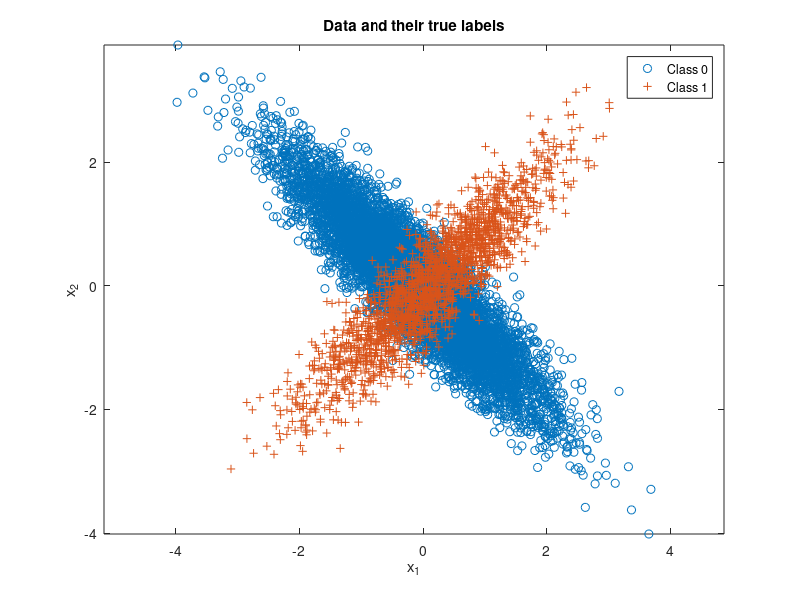

This chart was generated by the following MATLAB code: (Note: this script raises an error after producing the figure.)
% Expected risk minimization with 2 classes
clear all, close all,

n = 2; % number of feature dimensions
N = 10000; % number of iid samples
mu(:,1) = [-0.1;0]; mu(:,2) = [0.1;0];
Sigma(:,:,1) = [1 -0.9;-0.9 1]; Sigma(:,:,2) = [1 0.9;0.9 1];
p = [0.8 0.2]; % class priors for labels 0 and 1 respectively
label = rand(1,N) >= p(1); %generate N number of sample and compare with 0.8, if >= 0.8, then it falls in label 1 region, label 0 region otherwise.
Nc = [length(find(label==0)),length(find(label==1))]; % number of samples from each class, Nc(1) is # of label 0, Nc(2) is # of label 1.
x = zeros(n,N); % save up space, 2x10000 of zeros (nxN)
lambda = [0 1;1 0];
% Draw samples from each class pdf
for L = 0:1
    x(:,label==L) = mvnrnd(mu(:,L+1),Sigma(:,:,L+1),Nc(L+1))'; %x(:,label==L):store generated column vector in where label is 0 or 1, very compact. Each column in x is a mvrnd vector.
end
%graph generated class 0 and class 1 vector
figure(1), clf, %create fig 2 and clear fig window
plot(x(1,label==0),x(2,label==0),'o'), hold on, %hold on retains plots in the current axes so that new plots added to the axes do not delete existing plots. 
plot(x(1,label==1),x(2,label==1),'+'), axis equal, %axis equal sets the aspect ratio so that the data units are the same in every direction.
legend('Class 0','Class 1'), 
title('Data and their true labels'),
xlabel('x_1'), ylabel('x_2'),

discriminantScore = log(evalGaussian(x,mu(:,2),Sigma(:,:,2)))-log(evalGaussian(x,mu(:,1),Sigma(:,:,1)));
sortedScores = sort(discriminantScore);
tau = zeros(1+length(sortedScores));
epsilon = 0.01;
tau(1) = sortedScores(1) - epsilon; % min of tau
tau(length(tau)) = sortedScores(length(sortedScores)) + epsilon; % max of tau
for i = 2:length(tau)-1
    tau(i) = (sortedScores(i) + sortedScores(i-1))/2;
end

ROC = zeros(4,length(tau));
for i = 1:length(tau)
    decision = (discriminantScore >= tau(i));
    ind00 = find(decision==0 & label==0); % index of 00, correct decision on 0 label
    p00 = length(ind00)/Nc(1); % probability of true negative, P(x=0|L=0)
    ind10 = find(decision==1 & label==0);
    p10 = length(ind10)/Nc(1); % probability of false positive
    ind01 = find(decision==0 & label==1);
    p01 = length(ind01)/Nc(2); % probability of false negative
    ind11 = find(decision==1 & label==1);
    p11 = length(ind11)/Nc(2); % probability of true positive
    pError = [p10,p01]*Nc'/N; % probability of error, empirically estimated
    ROC(:,i) = [p11; p10; pError; tau(i)];
end

[~,indexMinPerror] = min(ROC(3,:));
disp('Theoretical optimal tau - ERM: '); disp(log((lambda(2,1)-lambda(1,1))/(lambda(1,2)-lambda(2,2)) * p(1)/p(2)));
disp('Empirical optimal tau - ERM: '); disp(ROC(4,indexMinPerror(1)));
disp('Empirical min probability of error - ERM: '); disp(ROC(3,indexMinPerror(1)));

figure(2),
plot(ROC(2,:),ROC(1,:)); hold on,
plot(ROC(2,indexMinPerror(1)),ROC(1,indexMinPerror(1)),'og'); hold on,
title('Detection vs. false alarm ROC - ERM'),
xlabel('False alarm'), ylabel('Detection'),
legend('Detection vs. false alarm','Minimun probability of error point'),

figure(3),
plot3(ROC(2,:),ROC(1,:), ROC(4,:)); hold on,
plot3(ROC(2,indexMinPerror(1)),ROC(1,indexMinPerror(1)),ROC(4,indexMinPerror(1)),'og'); hold on,
title('Tau vs. detection vs. false alarm ROC - ERM'),
xlabel('False alarm'), ylabel('Detection'), zlabel('Tau')
legend('Tau vs. detection vs. false alarm','Minimun probability of error point'),

% LDA
Sb = (mu(:,1)-mu(:,2))*(mu(:,1)-mu(:,2))';
Sw = Sigma(:,:,1) + Sigma(:,:,2);
[V,D] = eig(inv(Sw)*Sb); % LDA solution satisfies alpha Sw w = Sb w; ie w is a generalized eigenvector of (Sw,Sb)
% equivalently alpha w  = inv(Sw) Sb w
[~,ind] = sort(diag(D),'descend'); % get index of eigen vector with max variance
wLDA = V(:,ind(1)); % Fisher LDA projection vector = eigen vector with max variance
yLDA = wLDA'*x; % All data projected on to the line spanned by wLDA
wLDA = sign(mean(yLDA(find(label==1)))-mean(yLDA(find(label==0))))*wLDA; % ensures class1 falls on the + side of the axis
yLDA = sign(mean(yLDA(find(label==1)))-mean(yLDA(find(label==0))))*yLDA; % flip yLDA accordingly

sortedScores = sort(yLDA);
tau = zeros(1+length(sortedScores));
epsilon = 0.01;
tau(1) = sortedScores(1) - epsilon;
tau(length(tau)) = sortedScores(length(sortedScores)) + epsilon;
for i = 2:length(tau)-1
    tau(i) = (sortedScores(i) + sortedScores(i-1))/2;
end

ROC = zeros(4,length(tau));
for i = 1:length(tau)
    decisionLDA = (yLDA >= tau(i));
    ind00 = find(decisionLDA==0 & label==0); % index of 00, correct decision on 0 label
    p00 = length(ind00)/Nc(1); % probability of true negative, P(x=0|L=0)
    ind10 = find(decisionLDA==1 & label==0);
    p10 = length(ind10)/Nc(1); % probability of false positive
    ind01 = find(decisionLDA==0 & label==1);
    p01 = length(ind01)/Nc(2); % probability of false negative
    ind11 = find(decisionLDA==1 & label==1);
    p11 = length(ind11)/Nc(2); % probability of true positive
    pError = [p10,p01]*Nc'/N; % probability of error, empirically estimated
    ROC(:,i) = [p11; p10; pError; tau(i)];
end

[~,indexMinPerror] = min(ROC(3,:));
disp('Empirical optimal tau - LDA: '); disp(ROC(4,indexMinPerror(1)));
disp('Empirical min probability of error - LDA: '); disp(ROC(3,indexMinPerror(1)));

figure(4), clf,
plot(yLDA(find(label==0)),zeros(1,Nc(1)),'o'), hold on,
plot(yLDA(find(label==1)),zeros(1,Nc(2)),'+'), axis equal, hold on,
legend('Class 0','Class 1'), 
title('LDA projection of data and their true labels'),
xlabel('x_1'), ylabel('x_2'), 

figure(5),
plot(ROC(2,:),ROC(1,:)); hold on,
plot(ROC(2,indexMinPerror(1)),ROC(1,indexMinPerror(1)),'og'); hold on,
title('Detection vs. false alarm - LDA'),
xlabel('False alarm'), ylabel('Detection'),
legend('Detection vs. false alarm','Minimun probability of error point'),

figure(6),
plot3(ROC(2,:),ROC(1,:), ROC(4,:)); hold on,
plot3(ROC(2,indexMinPerror(1)),ROC(1,indexMinPerror(1)),ROC(4,indexMinPerror(1)),'og'); hold on,
title('Tau vs. detection vs. false alarm - LDA'),
xlabel('False alarm'), ylabel('Detection'), zlabel('Tau')
legend('Tau vs. detection vs. false alarm','Minimun probability of error point'),


%NaiveBayesian
discriminantScore = log(evalGaussian(x,mu(:,2),eye(2)))-log(evalGaussian(x,mu(:,1),eye(2)));
sortedScores = sort(discriminantScore);
tau = zeros(1+length(sortedScores));
epsilon = 0.01;
tau(1) = sortedScores(1) - epsilon;
tau(length(tau)) = sortedScores(length(sortedScores)) + epsilon;
for i = 2:length(tau)-1
    tau(i) = (sortedScores(i) + sortedScores(i-1))/2;
end

ROC = zeros(4,length(tau));
for i = 1:length(tau)
    decision = (discriminantScore >= tau(i));
    ind00 = find(decision==0 & label==0); % index of 00, correct decision on 0 label
    p00 = length(ind00)/Nc(1); % probability of true negative, P(x=0|L=0)
    ind10 = find(decision==1 & label==0);
    p10 = length(ind10)/Nc(1); % probability of false positive
    ind01 = find(decision==0 & label==1);
    p01 = length(ind01)/Nc(2); % probability of false negative
    ind11 = find(decision==1 & label==1);
    p11 = length(ind11)/Nc(2); % probability of true positive
    pError = [p10,p01]*Nc'/N; % probability of error, empirically estimated
    ROC(:,i) = [p11; p10; pError; tau(i)];
end

[~,indexMinPerror] = min(ROC(3,:));
disp('Empirical optimal tau - NB: '); disp(ROC(4,indexMinPerror(1)));
disp('Empirical min probability of error - NB: '); disp(ROC(3,indexMinPerror(1)));

figure(7),
plot(ROC(2,:),ROC(1,:)); hold on,
plot(ROC(2,indexMinPerror(1)),ROC(1,indexMinPerror(1)),'og'); hold on,
title('Detection vs. false alarm - Naive Bayesian'),
xlabel('False alarm'), ylabel('Detection'),
legend('Detection vs. false alarm','Minimun probability of error point'),

figure(8),
plot3(ROC(2,:),ROC(1,:), ROC(4,:)); hold on,
plot3(ROC(2,indexMinPerror(1)),ROC(1,indexMinPerror(1)),ROC(4,indexMinPerror(1)),'og'); hold on,
title('Tau vs. detection vs. false alarm - Naive Bayesian'),
xlabel('False alarm'), ylabel('Detection'), zlabel('Tau')
legend('Tau vs. detection vs. false alarm','Minimun probability of error point'),

%LDA
Sb = (mu(:,1)-mu(:,2))*(mu(:,1)-mu(:,2))';
Sw = eye(2) + eye(2);
[V,D] = eig(inv(Sw)*Sb); % LDA solution satisfies alpha Sw w = Sb w; ie w is a generalized eigenvector of (Sw,Sb)
% equivalently alpha w  = inv(Sw) Sb w
[~,ind] = sort(diag(D),'descend');
wLDA = V(:,ind(1)); % Fisher LDA projection vector
yLDA = wLDA'*x; % All data projected on to the line spanned by wLDA
wLDA = sign(mean(yLDA(find(label==1)))-mean(yLDA(find(label==0))))*wLDA; % ensures class1 falls on the + side of the axis
yLDA = sign(mean(yLDA(find(label==1)))-mean(yLDA(find(label==0))))*yLDA; % flip yLDA accordingly

sortedScores = sort(yLDA);
tau = zeros(1+length(sortedScores));
epsilon = 0.01;
tau(1) = sortedScores(1) - epsilon;
tau(length(tau)) = sortedScores(length(sortedScores)) + epsilon;
for i = 2:length(tau)-1
    tau(i) = (sortedScores(i) + sortedScores(i-1))/2;
end

ROC = zeros(4,length(tau));
for i = 1:length(tau)
    decisionLDA = (yLDA >= tau(i));
    ind00 = find(decisionLDA==0 & label==0); % index of 00, correct decision on 0 label
    p00 = length(ind00)/Nc(1); % probability of true negative, P(x=0|L=0)
    ind10 = find(decisionLDA==1 & label==0);
    p10 = length(ind10)/Nc(1); % probability of false positive
    ind01 = find(decisionLDA==0 & label==1);
    p01 = length(ind01)/Nc(2); % probability of false negative
    ind11 = find(decisionLDA==1 & label==1);
    p11 = length(ind11)/Nc(2); % probability of true positive
    pError = [p10,p01]*Nc'/N; % probability of error, empirically estimated
    ROC(:,i) = [p11; p10; pError; tau(i)];
end

[~,indexMinPerror] = min(ROC(3,:));
disp('Empirical optimal tau - NB/LDA: '); disp(ROC(4,indexMinPerror(1)));
disp('Empirical min probability of error - NB/LDA: '); disp(ROC(3,indexMinPerror(1)));

figure(9), clf,
plot(yLDA(find(label==0)),zeros(1,Nc(1)),'o'), hold on,
plot(yLDA(find(label==1)),zeros(1,Nc(2)),'+'), axis equal, hold on,
legend('Class 0','Class 1'), 
title('LDA projection of data and their true labels - Naive Bayesian'),
xlabel('x_1'), ylabel('x_2'), 

figure(10),
plot(ROC(2,:),ROC(1,:)); hold on,
plot(ROC(2,indexMinPerror(1)),ROC(1,indexMinPerror(1)),'og'); hold on,
title('Detection vs. false alarm - LDA + Naive Bayesian'),
xlabel('False alarm'), ylabel('Detection'),
legend('Detection vs. false alarm','Minimun probability of error point'),

figure(11),
plot3(ROC(2,:),ROC(1,:), ROC(4,:)); hold on,
plot3(ROC(2,indexMinPerror(1)),ROC(1,indexMinPerror(1)),ROC(4,indexMinPerror(1)),'og'); hold on,
title('Tau vs. detection vs. false alarm - LDA + Naive Bayesian'),
xlabel('False alarm'), ylabel('Detection'), zlabel('Tau')
legend('Tau vs. detection vs. false alarm','Minimun probability of error point'),